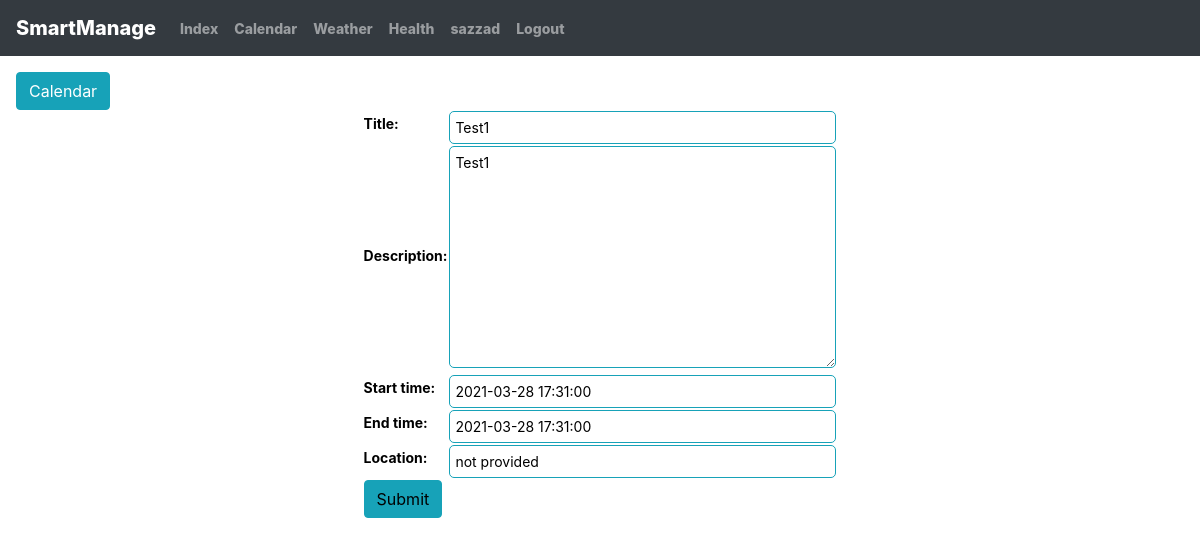
Screenshot of /event/edit/1/ (signed in) with the database file from the repository.
### manCal/models.py (models this page shows, shortened)
class CustomUser(AbstractUser):
    email = models.EmailField()

class Event(models.Model):
    user = models.ForeignKey(settings.AUTH_USER_MODEL, on_delete=models.CASCADE)
    title = models.CharField(max_length=200)
    description = models.TextField()
    start_time = models.DateTimeField()
    end_time = models.DateTimeField()
    created_date = models.DateTimeField(auto_now_add=True)
    location = models.CharField(max_length=200, null=True, blank=True)
    """ absolute URL to be used in te creation of the calendar """
    """ generating html url to be added to the event in the calendar """

### manCal/views.py (the view)
# urls.py: path('event/edit/<int:pk>/', views.EventEdit.as_view(), name='event_edit'),
class EventEdit(LoginRequiredMixin, generic.UpdateView):
    model = Event
    fields = ['title', 'description', 'start_time', 'end_time', 'location']
    template_name = 'event.html'

### manCal/templates/event.html (shortened to what this page needs)
{% extends 'base.html' %}
{% block content %}
<div class="clearfix">
  <a class="btn btn-info left mt-3 ml-3" href="{% url 'manCal:calendar' %}"> Calendar </a>
</div>
<form method="post">
  <table class="form form-table">
    {{ form }}
    <tr><td colspan="2"><button type="submit" class="btn btn-info right"> Submit </button></td></tr>
  </table>
</form>
{% endblock %}

### manCal/templates/base.html (shortened to what this page needs)
{% load static %}
<!DOCTYPE html>
<html lang="en">
    <head>
        <link rel="stylesheet" href="https://maxcdn.bootstrapcdn.com/bootstrap/4.0.0/css/bootstrap.min.css">
        <link rel="stylesheet" href="https://use.fontawesome.com/releases/v5.0.10/css/all.css">
        <link rel="stylesheet" type="text/css" href="{% static 'css/style.css' %}">
    </head>
    <body>
        <nav class="navbar navbar-expand-lg navbar-dark bg-dark">
        <a class="navbar-brand" href="{% url 'home' %}">SmartManage</a>
        <div class="collapse navbar-collapse" id="navbarNav">
            {% if user.is_authenticated %}
            <ul class="navbar-nav ">
                <li class="nav-item ">
                    <a class="nav-link" href="{% url 'manCal:index' %}">Index</a>
                </li>
                <li class="nav-item">
                    <a class="nav-link" href="{% url 'manCal:calendar' %}">Calendar</a>
                </li>
                <li class="nav-item">
                    <a class="nav-link" href="{% url 'manCal:weather' %}">Weather</a>
                </li>
                <li class="nav-item">
                    <a class="nav-link" href="{% url 'manCal:health' %}">Health</a>
                </li>
                <li class="nav-item">
                    <a class="nav-link" href="{% url 'manCal:profile' %}">{{user}}</a>
                </li>
                <li class="nav-item">
                    <a class="nav-link" href="{% url 'logout' %}">Logout</a>
                </li>
            </ul>
            {% endif %}
        </div>
        </nav>
        {% block content %}
        {% endblock content %}
    </body>
</html>

### manCal/static/css/style.css (style rules this page uses)
ul, li { list-style-type: none; }
.form { margin: auto; }
.form input, .form select, .form textarea { border-radius: 5px; border: 1px solid #17a2b8; outline: none; background: none; padding: 5px; width: 100%; }
button { padding: 3px; }
a, button[type="submit"], input[type=text] { color: black; text-decoration: none; -webkit-transition: all 400ms ease-in-out; -moz-transition: all 400ms ease-in-out; -o-transition: all 400ms ease-in-out; -ms-transition: all 400ms ease-in-out; transition: all 400ms ease-in-out }

### manCal/templates/base.html (style rules this page uses)
body { font-weight: 800; font-size: 14px; color: black; }

### rows the page displays
CustomUser: username "sazzad"
Event: title "Test1", description "Test1", start_time "2021-03-28 17:31:00", end_time "2021-03-28 17:31:00", location "not provided"
